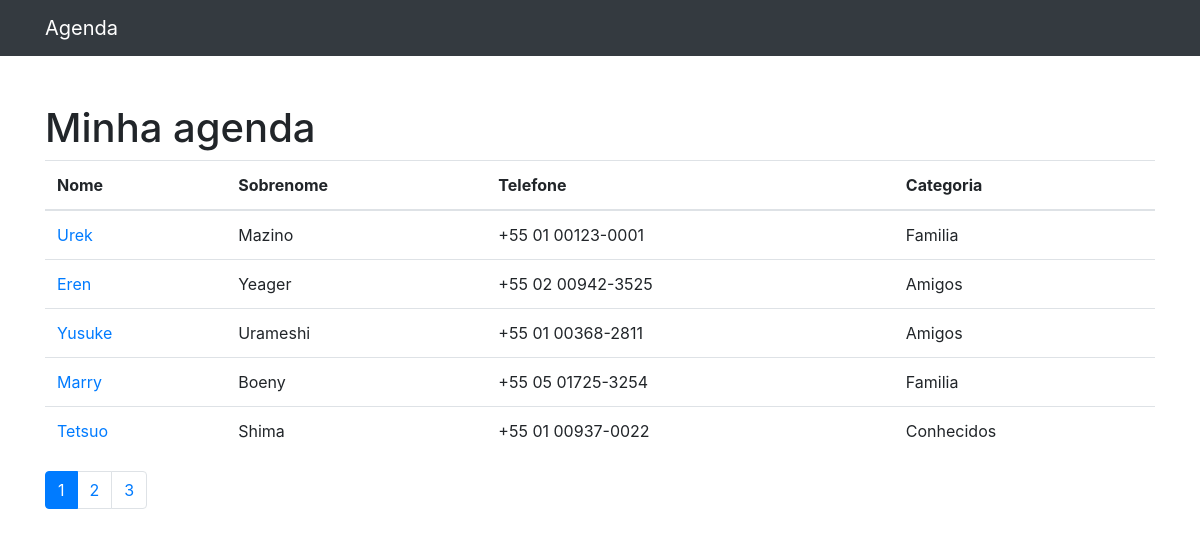
The page / on the database its author committed.
### contatos/models.py (models this page shows, shortened)
class Contato(models.Model):
    nome = models.CharField(max_length=255)
    sobrenome = models.CharField(max_length=255, blank=True)
    telefone = models.CharField(max_length=255)
    email = models.CharField(max_length=255, blank=True)
    data_criacao = models.DateTimeField(default=timezone.now)
    descricao = models.TextField(blank=True)
    categoria = models.ForeignKey(Categoria, on_delete=models.DO_NOTHING)
    mostrar = models.BooleanField(default=True)

class Categoria(models.Model):
    nome = models.CharField(max_length=255)
    def __str__(self):
        return self.nome

### contatos/views.py (the view)
# urls.py: path('', views.index, name='index'),
def index(request):
    contatos = Contato.objects.all()
    paginator = Paginator(contatos, 5)  # Mostra 5 contatos por página.
    page_number = request.GET.get('page')
    contatos = paginator.get_page(page_number)
    return render(request, 'contatos/index.html', {
        'contatos': contatos
    })

### contatos/templates/contatos/index.html (shortened to what this page needs)
{% extends 'base.html'%}
{%block conteudo%}
<h1 class="mt-5">Minha agenda</h1>
<table class="table">
  <thead>
    <tr>
      <th>Nome</th>
      <th>Sobrenome</th>
      <th>Telefone</th>
      <th>Categoria</th>
    </tr>
  </thead>
  <tbody>
    {% for contato in contatos %}
      {% if contato.mostrar %}
    <tr>
      <td>
        <a href="{% url 'ver_contato' contato.id %}">{{ contato.nome }}</a>
      </td>
      <td>{{ contato.sobrenome }}</td>
      <td>{{ contato.telefone }}</td>
      <td>{{ contato.categoria }}</td>
    </tr>
      {% endif %}
    {% endfor %}
  </tbody>
</table>
<nav aria-label="Page navigation example">
  <ul class="pagination">
    {% for pagina in contatos.paginator.page_range %}
    {% if contatos.number == pagina %}
    <li class="page-item active">
      <a class="page-link" href="?page={{ pagina }}">{{ pagina }}</a>
    </li>
      {% else %}
    <li class="page-item">
      <a class="page-link" href="?page={{ pagina }}">{{ pagina }}</a>
    </li>
    {% endif %}
    {% endfor %}
  </ul>
</nav>
{%endblock%}

### templates/base.html (shortened to what this page needs)
{% load static %}
<!DOCTYPE html>
<html lang="pt">
<head>
  {% include 'parciais/_head.html' %}
</head>
<body>
  {% include 'parciais/_nav.html'%}
  <div class="container">
    <div class="row">
      <div class="col-lg-12">
        {%block conteudo%} {% endblock%}
      </div>
    </div>
  </div>
</body>
</html>

### templates/parciais/_head.html (shortened to what this page needs)
{% load static%}
  <link href="{% static 'vendor/bootstrap/css/bootstrap.min.css' %}" rel="stylesheet">

### templates/parciais/_nav.html (shortened to what this page needs)
<nav class="navbar navbar-expand-lg navbar-dark bg-dark static-top">
  <div class="container">
    <a class="navbar-brand" href="{% url 'index'%}">Agenda</a>
  </div>
</nav>

### rows shown on the page
Contato: nome "Urek", sobrenome "Mazino", telefone "+55 01 00123-0001", categoria "Familia"
Contato: nome "Eren", sobrenome "Yeager", telefone "+55 02 00942-3525", categoria "Amigos"
Contato: nome "Yusuke", sobrenome "Urameshi", telefone "+55 01 00368-2811", categoria "Amigos"
Contato: nome "Marry", sobrenome "Boeny", telefone "+55 05 01725-3254", categoria "Familia"
Contato: nome "Tetsuo", sobrenome "Shima", telefone "+55 01 00937-0022", categoria "Conhecidos"

### other values the page prints
{{ pagina }} "1"
{{ pagina }} "2" "3"
